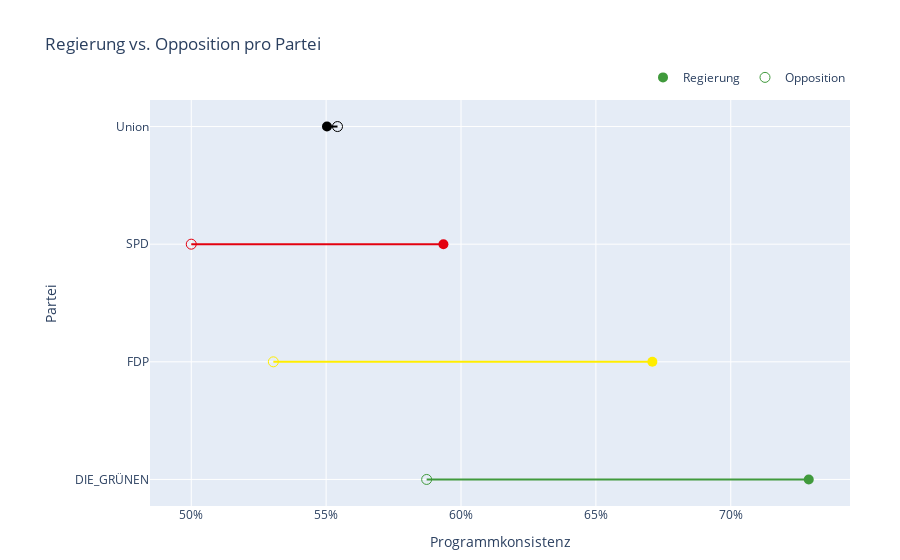

This figure's notebook cell:
### Code cell
import pandas as pd
import plotly.graph_objects as go

color_map = {
    'DIE_LINKE': '#BE3075',
    'AfD':       '#00A2DE',
    'Union':     '#000000',
    'FDP':       '#FFED00',
    'DIE_GRÜNEN':'#409A3C',
    'SPD':       '#E3000F'
}

grouped = (
    predictions
    .groupby(['party', 'is_governing'], as_index=False)['vote_correct']
    .mean()
)
grouped = grouped[~grouped["party"].isin(["AfD", "DIE_LINKE"])]
diffs = grouped.pivot(index='party', columns='is_governing', values='vote_correct')
diffs['gap'] = (diffs[True] - diffs[False]).abs()
ordered_parties = diffs.sort_values('gap', ascending=False).index.tolist()

fig = go.Figure()

for party in ordered_parties:
    x_vals = [diffs.loc[party, False], diffs.loc[party, True]]
    fig.add_trace(go.Scatter(
        x=x_vals,
        y=[party, party],
        mode='lines',
        line=dict(color=color_map[party]),
        showlegend=False,
        hoverinfo='none'
    ))

fig.add_trace(go.Scatter(
    x=diffs[True].reindex(ordered_parties),
    y=ordered_parties,
    mode='markers',
    name='Regierung',
    marker=dict(symbol='circle', size=10, color=[color_map[p] for p in ordered_parties]),
    hovertemplate='Partei: %{y}<br>Regierung: %{x:.1%}<extra></extra>'
))

fig.add_trace(go.Scatter(
    x=diffs[False].reindex(ordered_parties),
    y=ordered_parties,
    mode='markers',
    name='Opposition',
    marker=dict(symbol='circle-open', size=10, color=[color_map[p] for p in ordered_parties]),
    hovertemplate='Partei: %{y}<br>Opposition: %{x:.1%}<extra></extra>'
))

fig.update_layout(
    title="Regierung vs. Opposition pro Partei",
    xaxis_title="Programmkonsistenz",
    yaxis_title="Partei",
    xaxis_tickformat=".0%",
    legend=dict(orientation="h", yanchor="bottom", y=1.02, xanchor="right", x=1),
    margin=dict(l=150, r=50, t=100, b=50)
)

fig.show()

### Figure 1 — Plotly figure (JSON) as saved in the notebook; plotly's stock layout.template omitted (floating-point values rounded to 4 significant figures)
{"data": [{"hoverinfo": "none", "line": {"color": "#409A3C"}, "mode": "lines", "showlegend": false, "type": "scatter", "x": [0.5873, 0.7289], "y": ["DIE_GRÜNEN", "DIE_GRÜNEN"]}, {"hoverinfo": "none", "line": {"color": "#FFED00"}, "mode": "lines", "showlegend": false, "type": "scatter", "x": [0.5304, 0.6709], "y": ["FDP", "FDP"]}, {"hoverinfo": "none", "line": {"color": "#E3000F"}, "mode": "lines", "showlegend": false, "type": "scatter", "x": [0.5, 0.5935], "y": ["SPD", "SPD"]}, {"hoverinfo": "none", "line": {"color": "#000000"}, "mode": "lines", "showlegend": false, "type": "scatter", "x": [0.5542, 0.5503], "y": ["Union", "Union"]}, {"hovertemplate": "Partei: %{y}<br>Regierung: %{x:.1%}<extra></extra>", "marker": {"color": ["#409A3C", "#FFED00", "#E3000F", "#000000"], "size": 10, "symbol": "circle"}, "mode": "markers", "name": "Regierung", "type": "scatter", "x": [0.7289, 0.6709, 0.5935, 0.5503], "y": ["DIE_GRÜNEN", "FDP", "SPD", "Union"]}, {"hovertemplate": "Partei: %{y}<br>Opposition: %{x:.1%}<extra></extra>", "marker": {"color": ["#409A3C", "#FFED00", "#E3000F", "#000000"], "size": 10, "symbol": "circle-open"}, "mode": "markers", "name": "Opposition", "type": "scatter", "x": [0.5873, 0.5304, 0.5, 0.5542], "y": ["DIE_GRÜNEN", "FDP", "SPD", "Union"]}], "layout": {"legend": {"orientation": "h", "x": 1, "xanchor": "right", "y": 1.02, "yanchor": "bottom"}, "margin": {"b": 50, "l": 150, "r": 50, "t": 100}, "title": {"text": "Regierung vs. Opposition pro Partei"}, "xaxis": {"tickformat": ".0%", "title": {"text": "Programmkonsistenz"}}, "yaxis": {"title": {"text": "Partei"}}}}
